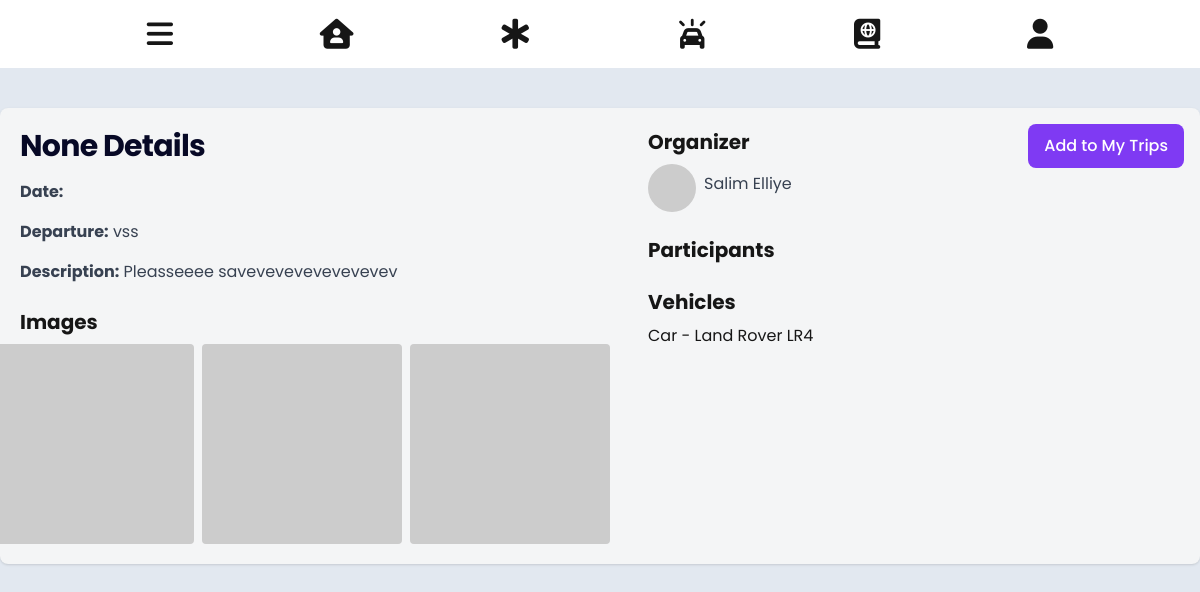
/tripDetails/T230001/ (signed in), run on an earlier commit of the app's database.
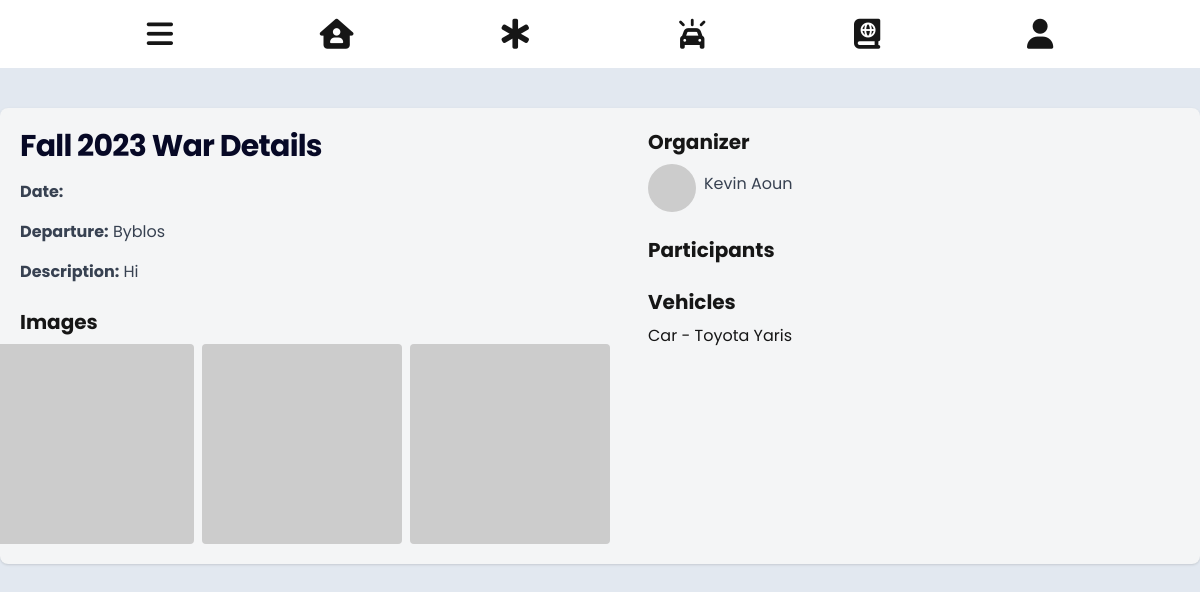
And on a later commit of the database.
### core/models.py (models this page shows, shortened)
class Trip(models.Model):
    id_prefix = "T"
    image = models.ImageField(blank=True, null=True)
    name = models.CharField(max_length=200, null=True)
    tripID = models.CharField(max_length=500, blank=True, primary_key=True)
    userID = models.ForeignKey(Person, on_delete=models.CASCADE)
    orgID = models.ForeignKey('Organization', on_delete=models.CASCADE, blank=True, null=True)
    plateNb = models.ForeignKey('Vehicle', on_delete=models.CASCADE)
    rideDate = models.DateTimeField()
    description = models.TextField(null=True)
    nbParticipants = models.PositiveIntegerField()
    departure = models.CharField(max_length=255)
    isCompleted = models.BooleanField(default=False)
    isFeatured = models.BooleanField(default=False)
    isBookmarked = models.BooleanField(default=False)
    participants = models.ManyToManyField('Person', default='', null=True, blank=True, related_name='participants')

class Person(models.Model):
    id_prefix = 'P'
    user = models.OneToOneField(User, on_delete=models.CASCADE)
    personID = models.CharField(max_length=50, blank=True, primary_key=True)
    gender = models.CharField(max_length=100,choices=GENDER_CHOICES)
    image = models.ImageField(upload_to='person_images/', blank=True)
    dob = models.DateField()

class Vehicle(models.Model):
    plateNb = models.CharField(max_length=500, blank=True, primary_key=True)
    userID = models.ForeignKey(Person, on_delete=models.CASCADE)
    model = models.CharField(max_length=255)
    make = models.CharField(max_length=255)
    color = models.CharField(max_length=255)
    nbSeats = models.PositiveIntegerField()

### core/views.py (the view)
# urls.py: path('tripDetails/<str:trip_id>/', views.trip_details, name="tripDetails"),
def trip_details(request, trip_id):
    trip = get_object_or_404(Trip, tripID=trip_id)
    participants = trip.participants.all()
    context = {
    'trip' : trip,
    'participants' : participants
    }
    return render(request, 'tripDetails.html', context)

### core/templates/tripDetails.html (shortened to what this page needs)
{% extends 'core.html' %}
{% block tripdetails_content%}
<section class="bg-slate-200 h-screen w-screen">
    <div class="flex flex-col items-center justify-center mx-auto">
    <div class="w-full max-w-7xl h-3/4 bg-light rounded-lg shadow p-5 grid grid-cols-1 md:grid-cols-2 gap-8 mx-4 mt-10 relative">
        <div>
            <h1 class="text-2xl font-bold leading-tight tracking-tight md:text-3xl color-primary mb-4">
                {{trip.name}} Details
            </h1>
            <p class="text-gray-700 mb-4"><span class="font-bold">Date:</span>{{trip.date}}</p>
            <p class="text-gray-700 mb-4"><span class="font-bold">Departure:</span> {{trip.departure}}</p>
            <p class="text-gray-700 mb-4"><span class="font-bold">Description:</span> {{trip.description}}</p>
            <h2 class="text-xl font-bold mb-2 mt-6">Images</h2>
            <div class="flex justify-center space-x-2">
                <img class="w-50 h-50 object-cover object-center rounded" src="https://via.placeholder.com/200" alt="Trip Image 1">
                <img class="w-50 h-50 object-cover object-center rounded" src="https://via.placeholder.com/200" alt="Trip Image 2">
                <img class="w-50 h-50 object-cover object-center rounded" src="https://via.placeholder.com/200" alt="Trip Image 3">
            </div>
        </div>
        <div class="mx-8">
            {% if trip.userID != request.user.person %}
            <button class="bg-sec hover:bg-primary text-white font-medium rounded-lg px-4 py-2.5 absolute top-4 right-4 focus:outline-none focus:ring-4 focus:ring-primary-300">
                <a href="{% url 'myTrips'%}">Add to My Trips</a>
            </button>
            {% endif %}
            <h2 class="text-xl font-bold mb-2">Organizer</h2>
            <div class="flex items-center space-x-2">
                <img class="w-12 h-12 object-cover rounded-full" src="https://via.placeholder.com/50" alt="Organizer">
                <p class="text-gray-700 mb-2"><a href="#">{{trip.userID.user.first_name}} {{trip.userID.user.last_name}}</a></p>
            </div>
            <h2 class="text-xl font-bold mb-2 mt-6">Participants</h2>
            <h2 class="text-xl font-bold mb-2 mt-6">Vehicles</h2>
            <ul class="list-none pl-0">
                <li>Car - {{trip.plateNb.make}} {{trip.plateNb.model}}</li>
            </ul>
        </div>
    </div>
</div>
</section>
{%endblock%}

What changed in the data, as far as the page shows it:
changed Trip: name "None" → "Fall 2023 War"; departure "vss" → "Byblos"; description "Pleasseeee savevevevevevevevev" → "Hi"; userID.user.first_name "Salim" → "Kevin"; userID.user.last_name "Elliye" → "Aoun"; plateNb.make "Land Rover" → "Toyota"; plateNb.model "LR4" → "Yaris"; userID_id "P230003" → "P230001" (drawn)
Also different on the page:
text no longer shown: "Add to My Trips"
